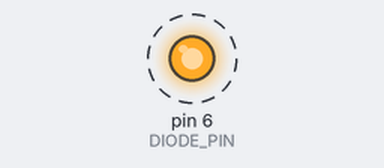
This sketch was run on a simulated Arduino Uno, built with avr-gcc and run on an emulated ATmega328P. Parts: output pins drawn as LEDs (lit = HIGH). Dashed ring = blinking.

Above: at 0.5 s.
Timing chart, 0 to 4.6 s (numbered marks = the images above):
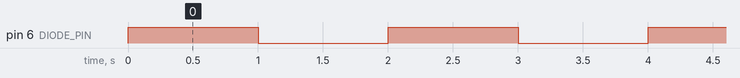

The sketch:

T01-diode.ino
```cpp
#define DIODE_PIN 6

// the setup function runs once when you press reset or power the board
void setup() {
  // initialize digital pin LED_BUILTIN as an output.
  pinMode(DIODE_PIN, OUTPUT);
}

// the loop function runs over and over again forever
void loop() {
  digitalWrite(DIODE_PIN, HIGH);   // turn the LED on (HIGH is the voltage level)
  delay(1000);                       // wait for a second
  digitalWrite(DIODE_PIN, LOW);    // turn the LED off by making the voltage LOW
  delay(1000);                       // wait for a second
}
```

Measured:
- by itself, pin 6 (DIODE_PIN): alternates HIGH for 1.0 s and LOW for 1.0 s
